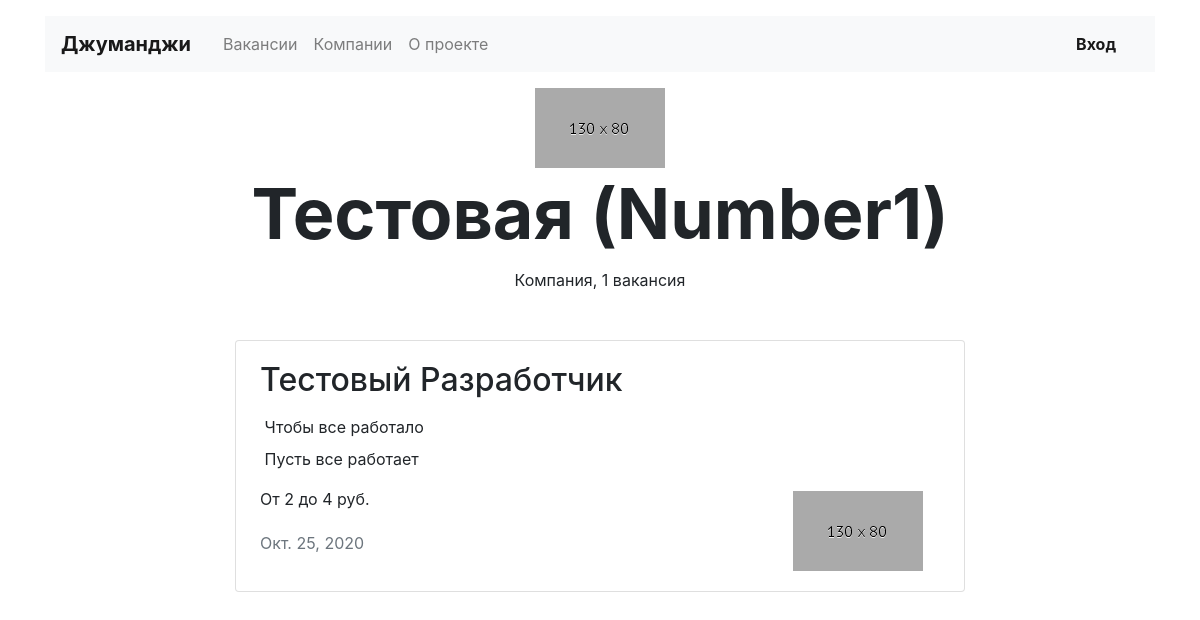
Before: /companies/8 with the older database file.
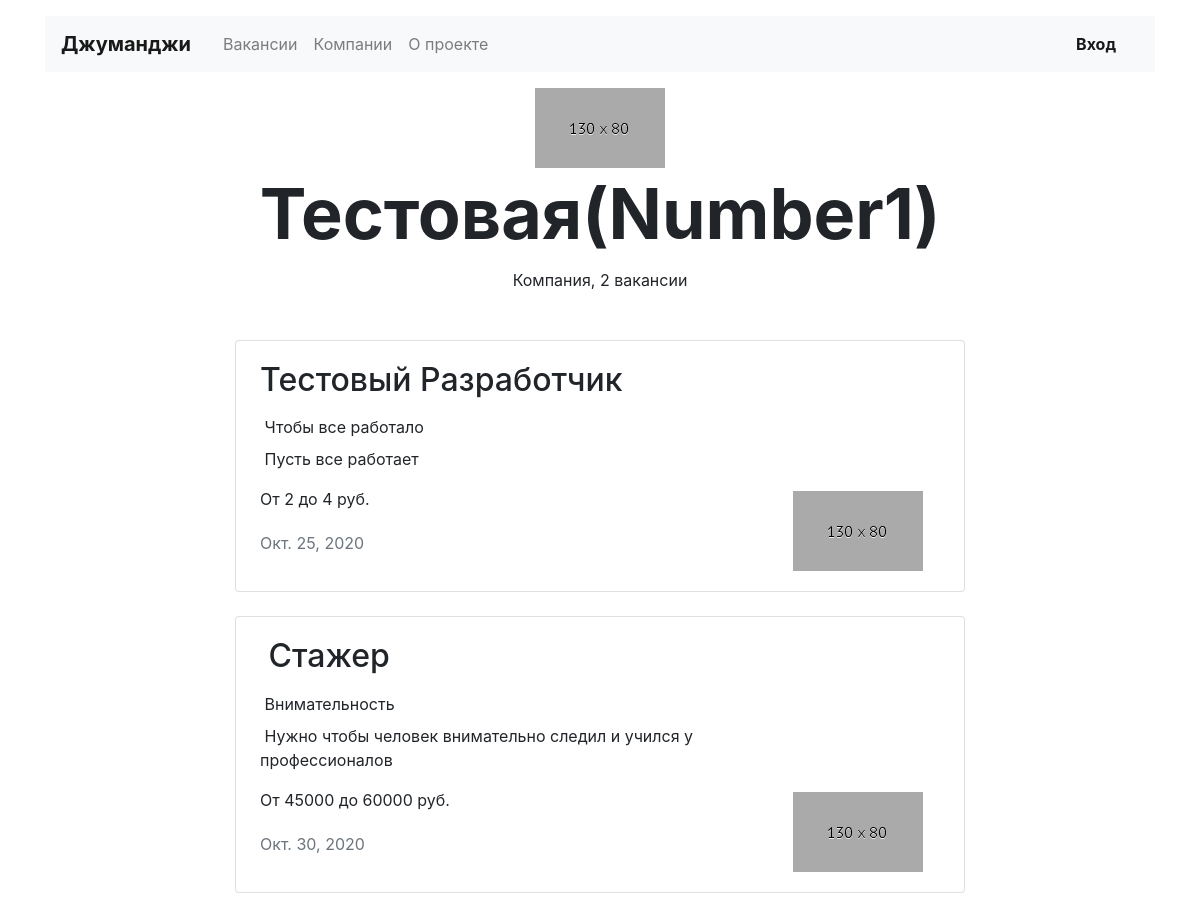
After: the same page with the newer database file.
### jumanji/models.py (models this page shows)
class Company (models.Model):
    name = models.CharField(max_length=25)
    location = models.CharField(max_length=25)
    logo = models.ImageField(upload_to='logos')
    description = models.CharField(max_length=100)
    employee_count = models.IntegerField()
    owner = models.OneToOneField(User, on_delete=models.CASCADE, related_name="companies", blank=True, null=True)

class Vacancy(models.Model):
    title = models.CharField(max_length=25)
    skills = models.CharField(max_length=100)
    description = models.CharField(max_length=200)
    salary_min = models.IntegerField()
    salary_max = models.IntegerField()
    published_at = models.DateField()
    specialty = models.ForeignKey(Specialty, on_delete=models.CASCADE, related_name='vacancies', unique=False)
    company = models.ForeignKey(Company, on_delete=models.CASCADE, related_name='vacancies', unique=False)

### jumanji/views.py (the view)
# urls.py: path('companies/<int:id_company>', views.company_view, name='one_company'),
def company_view(request, id_company):
    input_company = models.Company.objects.filter(id=id_company).count()
    if input_company == 0:
        raise Http404
    company = models.Company.objects.get(id=id_company)
    company_name = models.Company.objects.get(id=id_company).name
    vacancies = models.Vacancy.objects.filter(company=id_company)
    count_vacancies = models.Vacancy.objects.filter(company=id_company).count()
    return render(request, 'company.html', context={
        'vacancies': vacancies,
        'count_vacancies': count_vacancies,
        'company_name': company_name,
        'company': company
    })

### templates/company.html (shortened to what this page needs)
{% extends 'base.html' %}
{% block content %}
  <main class="container mt-3">
    <section>
      <div class="text-center">
        <img src="{{company.logo.url}}" width="130" height="80" alt="">
      </div>
      <h1 class="h1 text-center mx-auto mt-0 pt-1" style="font-size: 70px;"><strong>{{company_name}}</strong></h1>
      <p class="text-center pt-1">Компания,
        {% if count_vacancies == 1 %} 1 вакансия
        {% elif count_vacancies >= 2 and count_vacancies < 5 %} {{count_vacancies}} вакансии
        {% elif count_vacancies == 0 or count_vacancies >= 5 %} {{count_vacancies}} вакансий
        {% endif %}
      </p>
      <div class="row mt-5">
        <div class="col-12 col-lg-8 offset-lg-2 m-auto">
          {% include 'list_of_vacancies.html' %}
        </div>
      </div>
    </section>
  </main>
{% endblock %}

### templates/list_of_vacancies.html
{% for vacancy in vacancies %}
<div class="card mb-4">
    <div class="card-body px-4">
        <div class="row">
            <div class="col-12 col-md-8 col-lg-9">
                <h2 class="h2 pb-2">{{vacancy.title}}</h2>
                  <p class="mb-2">{{vacancy.skills}}</p>
                  <p>{{vacancy.description}}</p>
                  <p>От {{vacancy.salary_min}} до {{vacancy.salary_max}} руб.</p>
                  <p class="text-muted pt-1">{{vacancy.published_at}}</p>
            </div>
            <div class="col-12 col-md-4 col-lg-3 d-flex align-items-end">
                <a href="{% url 'one_vacancy' vacancy.id %}"><img src="{{vacancy.company.logo.url}}" width="130" height="80" alt=""></a>
            </div>
        </div>
    </div>
</div>
{% endfor %}

Changed rows visible on the page:
changed Company: name "Тестовая (Number1)" → "Тестовая(Number1)"
added Vacancy: title "Стажер", skills "Внимательность", description "Нужно чтобы человек внимательно следил и учился у профессионалов", salary_min "45000", salary_max "60000", published_at "Окт. 30, 2020", company.logo (picture)
Other visible differences:
{{ count_vacancies }}: (not shown) → "2"
text no longer shown: "1 вакансия"
text now shown: "вакансии"
